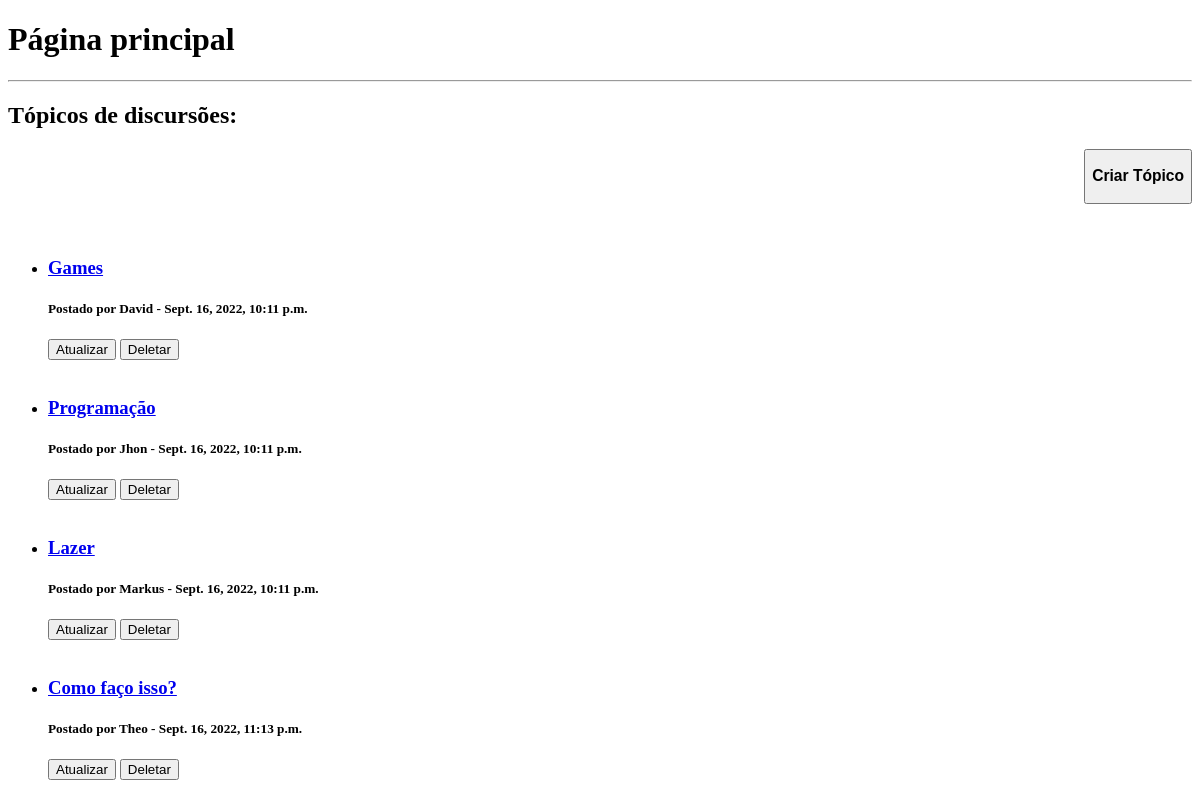
/, run on an earlier commit of the app's database.
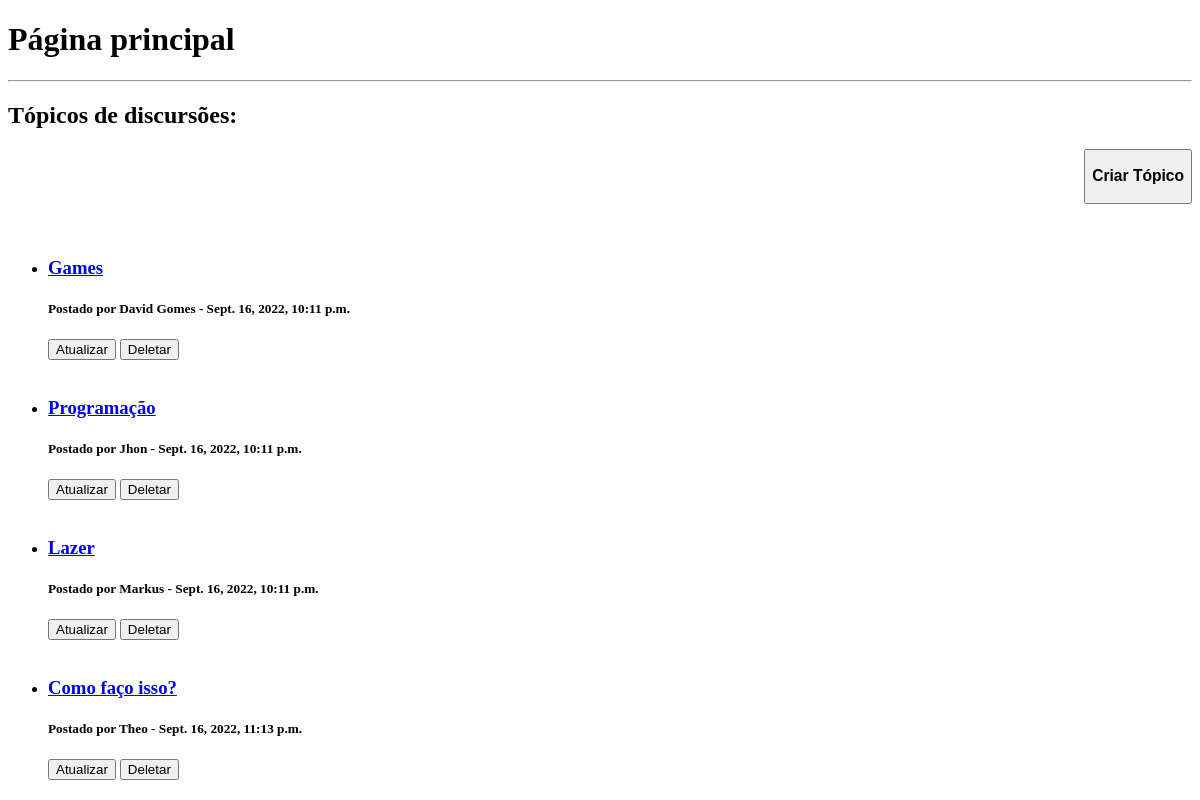
And on a later commit of the database.
### forum/models.py (models this page shows, shortened)
class Topico(models.Model):
    titulo = models.CharField(max_length=80, null=False, blank=False) # Título obrigatório do tópico.
    autor = models.CharField(max_length=20, null=False, blank=False) # Nome obrigatório do autor do tópico.
    conteudo = models.CharField(max_length=500, null=False, blank=True) # Mensagem do tópico explicando a discursão de um certo assunto.
    horaPostagem = models.DateTimeField(default = datetime.now, blank = True) # Hora atual identificada automaticamente pelo sistema.

### forum/views.py (the view)
# urls.py: path('', pagPrincipal, name='principal'),
def pagPrincipal(request):
    topicos = Topico.objects.all() #
    data = {}
    data['topicos'] = topicos
    return render(request, 'pagPrincipal.html', data)

### forum/templates/forum/pagPrincipal.html (shortened to what this page needs)
<!DOCTYPE html>
<html lang="en">
<head>
</head>
<body>
    <h1>Página principal</h1>
    <hr>
    <h2>Tópicos de discursões:</h2>
    <div align="right">
        <a href="{% url 'criarTopico' %}">
            <button><h3>Criar Tópico</h3></button>
        </a>
    </div>
    <ul>
    {% for topico in topicos %}
        <br>
        <li>
            <a href="{% url 'topico' topico.pk %}"><h3>{{topico.titulo}}</h3></a>
            <h5>Postado por {{topico.autor}} - {{topico.horaPostagem}}</h5>
            <a href="{% url 'atualizarTopico' topico.pk %}"><button>Atualizar</button></a> <a href="{% url 'deletarTopico' topico.pk %}"><button>Deletar</button></a>
        </li>
    {% endfor %}
    </ul>
</body>
</html>

What changed in the data, as far as the page shows it:
changed Topico "Games": autor "David" → "David Gomes"
